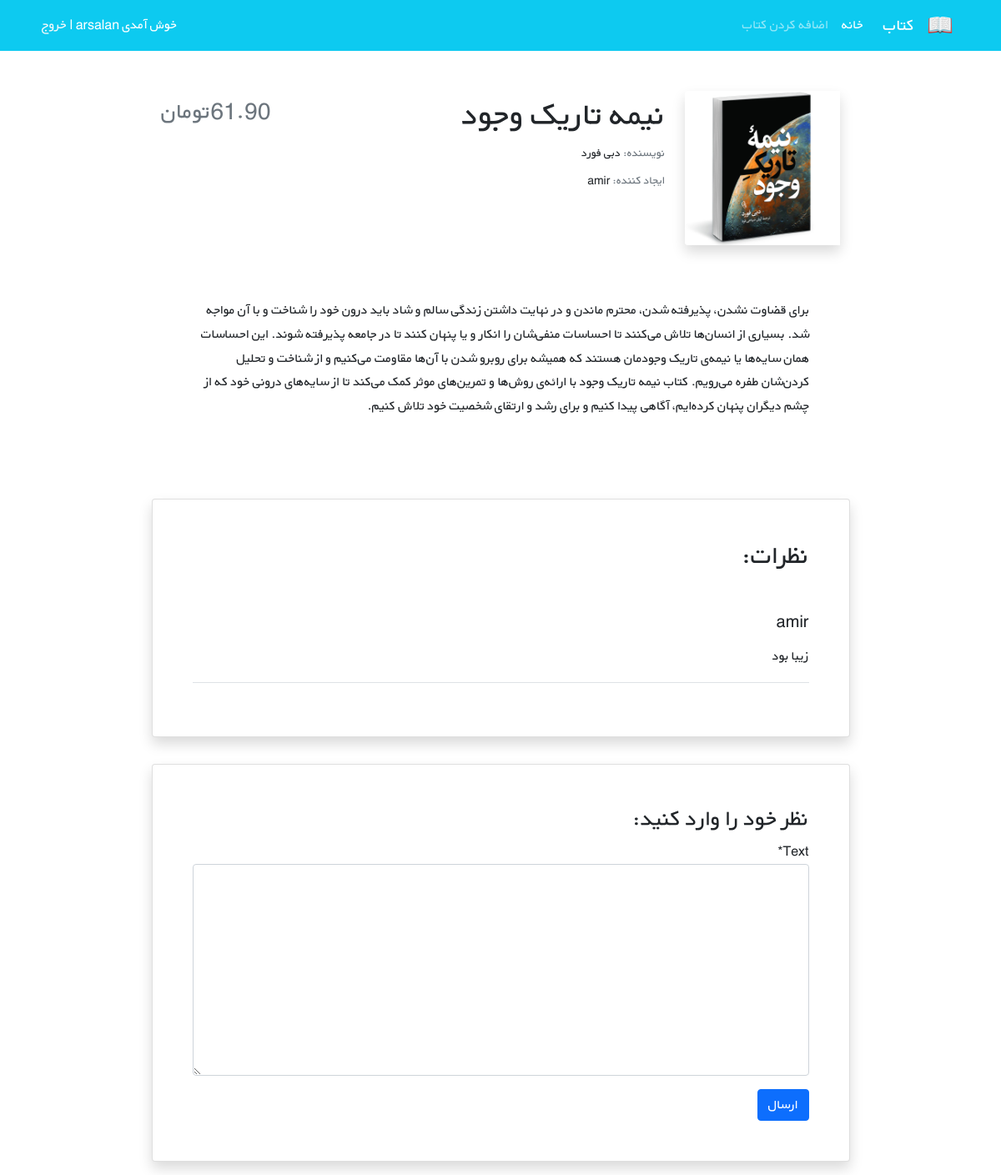
The app's page /book/5/ (signed in) with its own data.
### books/models.py (models this page shows, shortened)
class Book(models.Model):
	user = models.ForeignKey(get_user_model(),on_delete = models.CASCADE)
	title = models.CharField(max_length = 100, blank = True)
	author = models.CharField(max_length = 100, blank = True)
	description = models.TextField(blank = True)
	price = models.DecimalField(max_digits = 6, decimal_places = 2, null = True)
	image = models.ImageField(upload_to = 'cover/', blank = True)

class Comment(models.Model):
	user = models.ForeignKey(get_user_model(), on_delete = models.CASCADE)
	book = models.ForeignKey(Book, on_delete = models.CASCADE, related_name = 'comments')
	text = models.TextField()
	insertTime = models.DateTimeField(auto_now_add = True)
	is_active = models.BooleanField(default = False)
	recommend = models.BooleanField(default = True)

### accounts/models.py (models this page shows)
class CustomUser(AbstractUser):
	age = models.PositiveIntegerField(null = True, blank = True)

### books/views.py (the view)
# urls.py: path('<int:pk>/', views.book_detail_view, name = 'book_detail'),
@login_required
def book_detail_view(request, pk):
	books = get_object_or_404(models.Book, pk = pk)
	comments = books.comments.filter(is_active = True)
	if request.method == 'POST':
		comment_form = forms.CommentForm(request.POST)
		if comment_form.is_valid():
			new_comment = comment_form.save(commit = False)
			new_comment.book = books
			new_comment.user = request.user
			new_comment.save()
			comment_form = forms.CommentForm()
	else:
		comment_form = forms.CommentForm()
	return render(request, 'book/book_detail.html', {
		'book': books,
		'comment_form': comment_form,
		'comments' : comments,
	})

### books/forms.py
class CommentForm(ModelForm):
	class Meta:
		model = models.Comment
		fields = ['text', ]

### books/templates/book/book_detail.html (shortened to what this page needs)
{% extends '_base.html' %}
{% load crispy_forms_tags %}
{% block content %}
    <div class="container mt-5" dir="rtl">
        <div class="">
            <div class="">
                <div class="d-flex justify-content-center">
                    <div class="row w-sm-75 w-100">
                        <div class="col-xs-12 col-md-3 d-flex justify-content-center">
                            <div>
                                {% if book.image %}
                                    <img src="{{ book.image.url }}" class="img-fluid rounded-start shadow" alt="...">
                                {% endif %}
                            </div>
                        </div>
                        <div class="col-xs-12 col-md-6 text-center text-md-end mt-md-1 mt-4">
                            <h1>{{ book.title }}</h1>
                            <h5 class="small my-1"><span class="text-muted">نویسنده: </span>{{ book.author }}</h5>
                            <h5 class="small my-1"><span class="text-muted">ایجاد کننده: </span>{{ book.user }}</h5>
                        </div>
                        <div class="col-xs-12 col-md-3 d-flex flex-column">
                            <h3 class="align-self-center pt-2 text-muted align-self-md-end">
                                {{ book.price }}تومان
                            </h3>
                        </div>
                    </div>
                </div>
                <div class="d-flex justify-content-center">
                    <div class="my-3 p-5 w-sm-75 w-100">
                        {{ book.description|linebreaks }}
                    </div>
                </div>
                <div class="d-flex justify-content-center">
                    <div class="card shadow my-3 p-5 w-sm-75 w-100">
                        <h2 class="mb-5">نظرات:</h2>
                        {% for comment in comments %}
                        <div class="border-bottom mb-3">
                            <h5 class="mb-3">{{ comment.user.username}}</h5>
                            <p>{{ comment.text|linebreaks }}</p>
                        </div>
                        {% endfor %}
                    </div>
                </div>
                <div class="d-flex justify-content-center">
                    <div class="card shadow my-3 p-5 w-sm-75 w-100">
                        <h3>نظر خود را وارد کنید:</h3>
                        <form method="POST">
                            {{ comment_form|crispy }}
                            <button type="submit" class="btn btn-primary mt-3">ارسال</button>
                        </form>
                    </div>
                </div>
            </div>
        </div>
    </div>
{% endblock content %}

### static/css/style.css (style rules this page uses)
* { font-family: 'BYekan', sans-serif; line-height: 1.8rem; }
@media (min-width: 576px) { .w-sm-75 { width: 75% !important; } }

### records on screen
Book: image (picture), title "نیمه تاریک وجود", author "دبی فورد", user "amir", price "61.90", description "برای قضاوت نشدن، پذیرفته شدن، محترم ماندن و در نهایت داشتن زندگی سالم و شاد باید درون خود را شناخت و با آن مواجه شد. بسیاری از انسان‌ها تلاش می‌کنند تا احساسات منفی‌شان را انکار و یا پنهان کنند تا در جامعه پذیرفته شوند. این احساسات همان سایه‌ها یا نیمه‌ی تاریک وجودمان هستند که همیشه برای روبرو شدن با آن‌ها مقاومت می‌‌کنیم و از شناخت و تحلیل کردن‌شان طفره می‌رویم. کتاب نیمه‌ تاریک وجود با ارائه‌ی روش‌ها و تمرین‌های موثر کمک می‌کند تا از سایه‌های درونی خود که از چشم دیگران پنهان کرده‌ایم، آگاهی پیدا کنیم و برای رشد و ارتقای شخصیت خود تلاش کنیم."
Comment: user.username "amir", text "زیبا بود"
